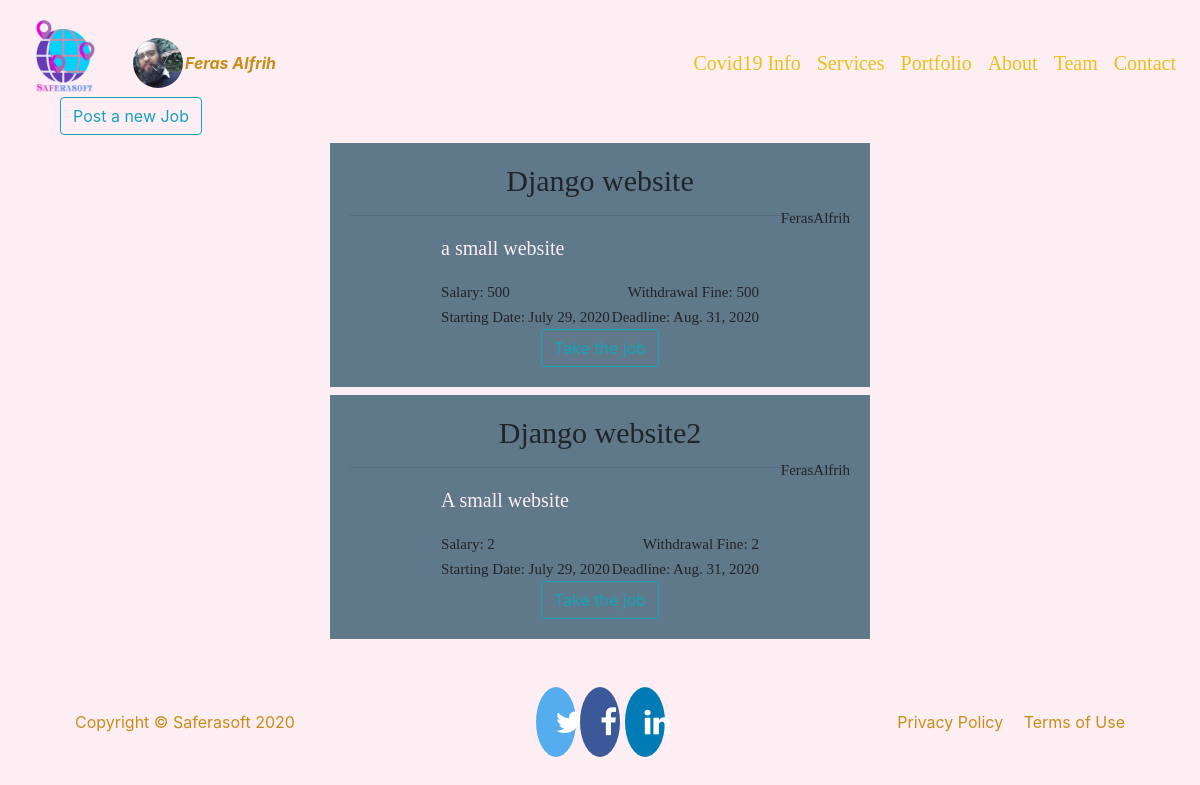
Page /user/jobs/ (signed in) on the committed database.
### users/models.py (models this page shows, shortened)
class Profile(models.Model):
    user = models.OneToOneField(User, on_delete=models.CASCADE)
    image = models.ImageField(default='default.png', upload_to='profile_pics')
    jobAs = models.OneToOneField(Job, on_delete=models.CASCADE, null=True, blank=True)

class Job(models.Model):
    user = models.ForeignKey(User, on_delete=models.CASCADE)
    job = models.CharField(max_length=999)
    details = models.TextField(max_length=999)
    startDate = models.DateField()
    deadline = models.DateField()
    salary = models.IntegerField()
    withdrawal = models.IntegerField()
    is_available = models.BooleanField(default=True)

### users/views.py (the view, shortened to what this page needs)
# urls.py: path('jobs/', UsersV.jobs, name='jobs'),
    @login_required
    def jobs(request):
        job= Job.objects.filter(is_available=True)
        context={
            'jobs':job,
        }
        return render(request, 'users/Jobs.html', context)

### templates/users/Jobs.html (shortened to what this page needs)
{% extends "base.html" %}
{% load crispy_forms_tags %}
{% load static %}
{% block content %}
  {% if user.is_staff %}
    <div class="content-section">
      {% if user.is_superuser %}
        <a href="{% url 'newjob' %}"><button class="btn btn-outline-info">Post a new Job</button></a>
      {% endif %}
      <center>
      {% for job in jobs %}
        <div class="job content-section bg-steel mt-2" >
          <tr>
            <h4>{{job.job}} </h4>
            <small class="float-right">{{job.user.username}} </small>
          </tr>
          <hr>
          <tr>
            <table>
              <tr>
                <td>
                  <p>{{job.details}} </p>
                </td>
              </tr>
              <tr>
                <td>
                  <small class="float-left">Salary: {{job.salary}} </small>
                </td>
                <td>
                  <small class="float-right">Withdrawal Fine: {{job.withdrawal}} </small>
                </td>
              </tr>
              <tr>
                <td>
                  <small class="float-left">Starting Date: {{job.startDate}} </small>
                </td>
                <td>
                  <small class="float-right">Deadline: {{job.deadline}} </small>
                </td>
              </tr>
            </table>
          </tr>
          <form method="POST">
            <button class="btn btn-outline-info">Take the job</button>
          </form>
        </div>
      {% endfor %}
      </center>
    </div>
  {% else %}
    <center>
      <img src="{% static 'img/staffOnly.png' %}">
    </center>
  {% endif %}
{% endblock content %}

### templates/base.html (shortened to what this page needs)
{% load static %}
<!doctype html>
<html lang="en">
  <head>
    <link rel="stylesheet" href="https://maxcdn.bootstrapcdn.com/bootstrap/4.0.0/css/bootstrap.min.css">
    <link rel="stylesheet" href="https://cdnjs.cloudflare.com/ajax/libs/font-awesome/4.7.0/css/font-awesome.min.css">
    <link rel="stylesheet" type="text/css" href="{% static 'css/socialMedia.css' %}">
    <link rel="stylesheet" type="text/css" href="{% static 'css/main.css' %}">
  </head>
  <body class="container bg-pearl">
    <div class="container">
      <header>
        <nav class="navbar navbar-expand-lg fixed-top">
          <a class="navbar-brand" href="{% url 'base' %}">
            <img src="{% static 'img/logo.png' %}" width="100">
          </a>
        {% if user.is_authenticated %}
          <div class="dropdown ml-auto nav-item f-caramel ">
            <span role="button" data-toggle="dropdown" id="prflimg" aria-haspopup="true" aria-expanded="false" style="width:75px">
              <table>
              <tr>
                  <td rowspan="2"><img class="rounded-circle dropdown-toggle"  width="50px"  height="50px" src="{{ user.profile.image.url }}"></td>
                  <td><a><b><i>{{ user.first_name }} {{ user.last_name }}</i></b></a></td>
              </tr>
              </table>
            </span>
          </div>
        {% endif %}
          <div class="collapse navbar-collapse justify-content-end" id="navbarNav">
            <ul class="navbar-nav" >
              <li class="nav-item">
                <a class="nav-link js-scroll-trigger text-menu f-gold"href="{% url 'covid19' %}">Covid19 Info</a>
              </li>
              <li class="nav-item">
                <a class="nav-link js-scroll-trigger text-menu f-gold"href="{% url 'services' %}">Services</a>
              </li>
              <li class="nav-item">
                <a class="nav-link js-scroll-trigger text-menu f-gold"href="{% url 'profolio' %}">Portfolio</a>
              </li>
              <li class="nav-item">
                <a class="nav-link js-scroll-trigger text-menu f-gold"href="{% url 'about' %}">About</a>
              </li>
              <li class="nav-item">
                <a class="nav-link js-scroll-trigger text-menu f-gold"href="{% url 'team' %}">Team</a>
              </li>
              <li class="nav-item">
                <a class="nav-link js-scroll-trigger text-menu f-gold"href="{% url 'contact' %}">Contact</a>
              </li>
            </ul>
          </div>
        </nav>
      </header>
      <main class="mt-5">
        <div class="col-6 mt-3">
        </div>
        <div id="carouselExampleIndicators" class="carousel slide mt-5" data-ride="carousel">
        {% block content %}{% endblock content %}
      </main>
      <footer class="mt-5 mb-5">
        <div class="container">
            <div class="row align-items-center">
                <div class="col-lg-4 text-lg-left f-caramel">Copyright © Saferasoft 2020</div>
                <div class="col-lg-4 my-3 my-lg-0">
                  <center>
                    <a href="{% url 'about' %}" class="fa fa-twitter"></i></a>
                    <a href="{% url 'about' %}" class="fa fa-facebook"></i></a>
                    <a href="{% url 'about' %}" class="fa fa-linkedin"></i></a>
                  </center>
                </div>
                <div class="col-lg-4 text-lg-right">
                  <a class="mr-3 f-caramel" href="{% url 'about' %}">Privacy Policy</a>
                  <a class=" f-caramel" href="{% url 'about' %}">Terms of Use</a>
                </div>
            </div>
        </div>
      </footer>
    </div>
  </body>
</html>

### static/css/socialMedia.css (style rules this page uses)
.fa { padding: 20px; font-size: 30px; width: 30px; text-align: center; text-decoration: none; border-radius: 50%; }
.fa-facebook { background: #3B5998; color: white; }
.fa-twitter { background: #55ACEE; color: white; }
.fa-linkedin { background: #007bb5; color: white; }

### static/css/main.css (style rules this page uses)
.f-gold { color: #EAC117; }
.f-caramel { color: #C68E17; }
.bg-steel { background-color: #5f788a; }
.bg-pearl { background-color: #FDEEF4; }
.text-menu { font-family: 'Crimson Pro', serif; font-size: 20px; }
p { font-family: 'Playfair Display', serif; font-size: 20px; color: #FDEEF4; }
small { text-transform: capitalize; font-family: 'Libre Baskerville', serif; font-size: 15px; }
h4 { font-family: 'Libre Baskerville', serif; font-size: 30px; }
.job { padding: 20px; width: 50%; height: auto; justify-content: space-between; align-content: space-around; align-self: center; align-items: flex-start; }

### rows in the picture
Job: job "Django website", user.username "FerasAlfrih", details "a small website", salary "500", withdrawal "500", startDate "July 29, 2020", deadline "Aug. 31, 2020"
Job: job "Django website2", user.username "FerasAlfrih", details "A small website", salary "2", withdrawal "2", startDate "July 29, 2020", deadline "Aug. 31, 2020"

### other values in the picture
{{ user.first_name }} "Feras"
{{ user.last_name }} "Alfrih"
